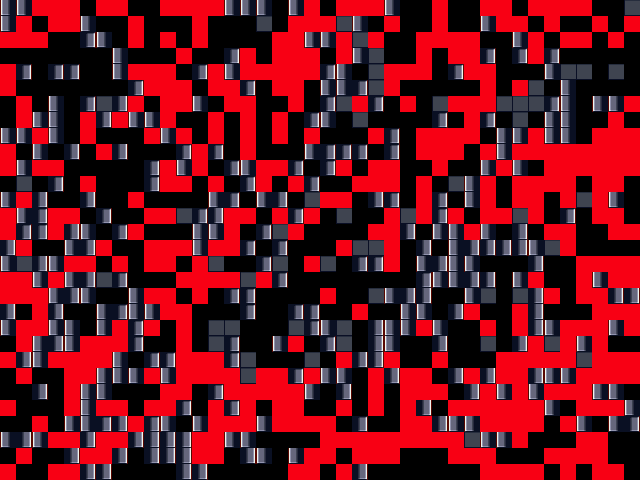

Tiled map render using the project's own tile images. Description and the map definition, with tile-layer contents summarised, below:
An orthogonal 40x30 tile map with 16x16 px tiles, 2 tile layers (Tile Layer 1, collision), 2 tilesets.

<map version="1.0" orientation="orthogonal" width="40" height="30" tilewidth="16" tileheight="16">
 <tileset firstgid="1" name="collision" tilewidth="16" tileheight="16">
  <image source="../collision.png" width="80" height="32" />
 </tileset>
 <tileset firstgid="11" name="tiles" tilewidth="16" tileheight="16">
  <image source="../tiles.png" width="128" height="64" />
 </tileset>
 <layer name="Tile Layer 1" width="40" height="30">
  <data>[1200 cells, 548 non-empty, 4 distinct tile ids]</data>
 </layer>
 <layer name="collision" width="40" height="30">
  <data>[1200 cells, 435 non-empty, 1 distinct tile ids]</data>
 </layer>
</map>
